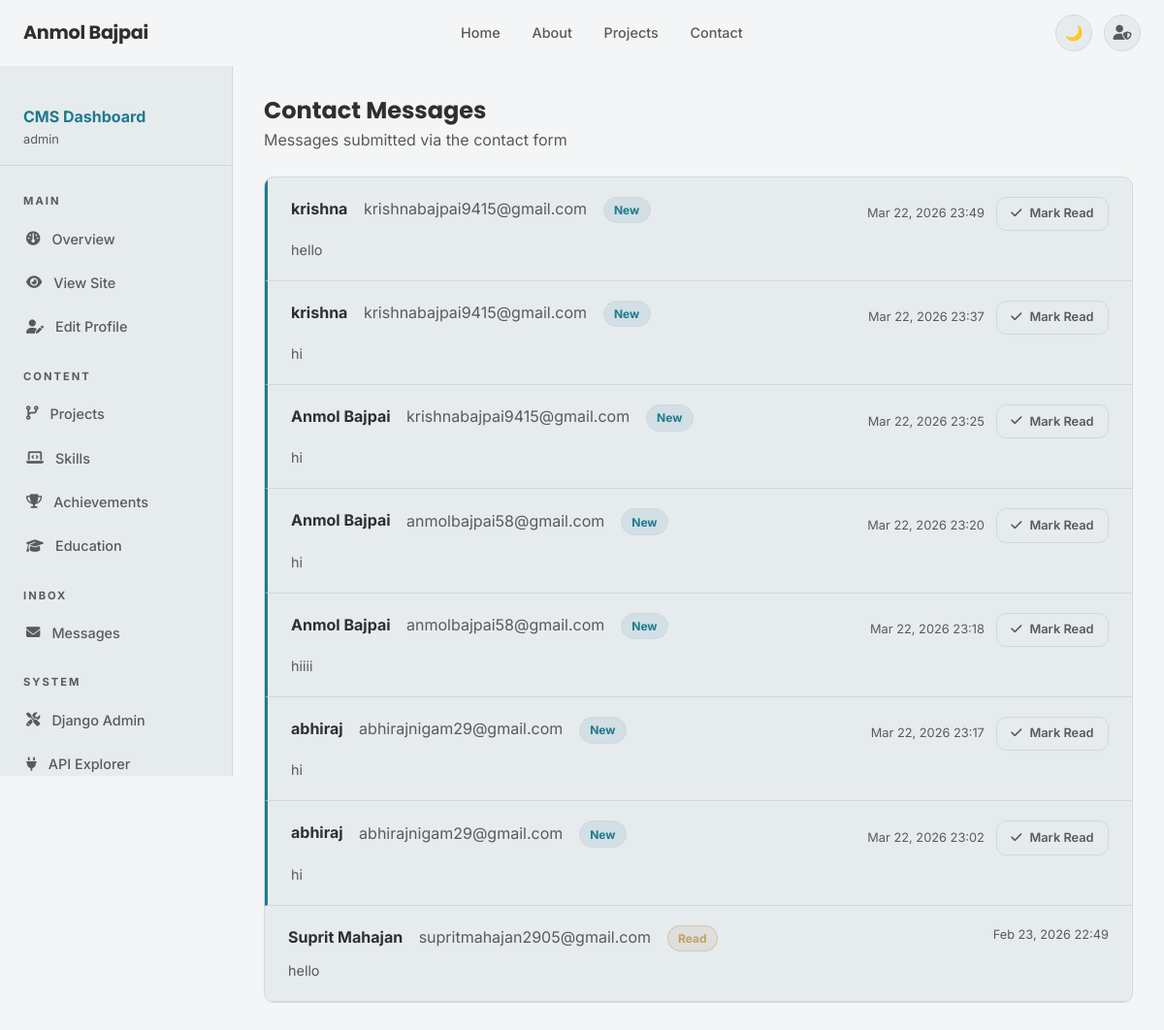
The page /dashboard/messages/ (signed in) on the database its author committed.
### contact_app/models.py (models this page shows, shortened)
class ContactMessage(models.Model):
    name = models.CharField(max_length=100)
    email = models.EmailField()
    message = models.TextField()
    timestamp = models.DateTimeField(auto_now_add=True)
    is_read = models.BooleanField(default=False)
    class Meta:
        ordering = ['-timestamp']

### accounts_app/views.py (the view)
# urls.py: path('dashboard/messages/', views.dashboard_messages_view, name='dashboard_messages'),
@login_required
@user_passes_test(superuser_check)
def dashboard_messages_view(request):
    contact_messages = ContactMessage.objects.all()
    return render(request, 'dashboard/messages_list.html', {'contact_messages': contact_messages})

### accounts_app/views.py (called while the page is built)
def superuser_check(user):
    return user.is_superuser

### portfolio_site/context_processors.py (called while the page is built)
def portfolio_profile(request):
    try:
        profile = Profile.objects.first()
    except Exception:
        profile = None
    return {'profile': profile}

### templates/dashboard/messages_list.html (shortened to what this page needs)
{% extends "base.html" %}
{% block content %}
<div class="dashboard-layout">
    <aside class="sidebar">{% include "dashboard/sidebar_nav.html" %}</aside>
    <main class="dashboard-main">
        <div style="margin-bottom:1.5rem;">
            <h1 style="font-size:1.5rem;margin-bottom:0.2rem;">Contact Messages</h1>
            <p class="text-muted">Messages submitted via the contact form</p>
        </div>
        {% if contact_messages %}
        <div
            style="background:var(--surface);border:1px solid var(--border);border-radius:var(--radius-md);overflow:hidden;">
            {% for msg in contact_messages %}
            <div
                style="padding:1.25rem 1.5rem;border-bottom:1px solid var(--border);{% if not msg.is_read %}border-left:3px solid var(--accent);{% endif %}">
                <div style="display:flex;justify-content:space-between;align-items:flex-start;margin-bottom:0.5rem;">
                    <div>
                        <strong>{{ msg.name }}</strong>
                        <span class="text-muted" style="margin-left:0.75rem;">{{ msg.email }}</span>
                        {% if not msg.is_read %}
                        <span class="badge badge-blue" style="margin-left:0.75rem;">New</span>
                        {% else %}
                        <span class="badge badge-amber" style="margin-left:0.75rem;">Read</span>
                        {% endif %}
                    </div>
                    <div style="display:flex;align-items:center;gap:0.75rem;">
                        <span class="text-muted" style="font-size:0.8rem;">{{ msg.timestamp|date:"M d, Y H:i" }}</span>
                        {% if not msg.is_read %}
                        <a href="{% url 'mark_message_read' msg.pk %}" class="btn btn-ghost btn-sm">
                            <i class="fa-solid fa-check"></i> Mark Read
                        </a>
                        {% endif %}
                    </div>
                </div>
                <p class="text-muted" style="font-size:0.9rem;line-height:1.6;">{{ msg.message }}</p>
            </div>
            {% endfor %}
        </div>
        {% endif %}
    </main>
</div>
{% endblock %}

### templates/dashboard/sidebar_nav.html (shortened to what this page needs)
{% load static %}
<div style="padding:1rem 1.5rem;border-bottom:1px solid var(--border);margin-bottom:0.5rem;">
    <div style="font-size:1rem;font-weight:700;color:var(--accent);">CMS Dashboard</div>
    <div style="font-size:0.8rem;color:var(--text-dim);">{{ request.user.username }}</div>
</div>
<ul class="sidebar-nav">
    <li class="sidebar-section-label">Main</li>
    <li><a href="{% url 'dashboard' %}"><i class="fa-solid fa-gauge"></i> Overview</a></li>
    <li><a href="{% url 'home' %}" target="_blank"><i class="fa-solid fa-eye"></i> View Site</a></li>
    <li><a href="{% url 'profile_edit' %}"><i class="fa-solid fa-user-pen"></i> Edit Profile</a></li>
    <li class="sidebar-section-label">Content</li>
    <li><a href="{% url 'dashboard_projects' %}"><i class="fa-solid fa-code-branch"></i> Projects</a></li>
    <li><a href="{% url 'dashboard_skills' %}"><i class="fa-solid fa-laptop-code"></i> Skills</a></li>
    <li><a href="{% url 'dashboard_achievements' %}"><i class="fa-solid fa-trophy"></i> Achievements</a></li>
    <li><a href="{% url 'dashboard_educations' %}"><i class="fa-solid fa-graduation-cap"></i> Education</a></li>
    <li class="sidebar-section-label">Inbox</li>
    <li><a href="{% url 'dashboard_messages' %}"><i class="fa-solid fa-envelope"></i> Messages</a></li>
    <li class="sidebar-section-label">System</li>
    <li><a href="/admin/"><i class="fa-solid fa-screwdriver-wrench"></i> Django Admin</a></li>
    <li><a href="/api/projects/"><i class="fa-solid fa-plug"></i> API Explorer</a></li>
</ul>

### static/css/style.css (style rules this page uses)
:root { --bg: #F3F5F6; --bg-secondary: #FFFFFF; --surface: #E6EBEE; --surface-2: #E6EBEE; --border: #D1D9DE; --text: #2F2F2F; --text-muted: #5A5A5A; --text-dim: #5A5A5A; --accent: #1F7A8C; --accent-hover: #16697A; --accent-tint: rgba(31, 122, 140, 0.10); --green: #8BAE8E; --amber: #C4A06A; --red: #D48080; --shadow-sm: 0 1px 4px rgba(0, 0, 0, 0.05); --shadow-md: 0 4px 16px rgba(0, 0, 0, 0.05); --shadow-lg: 0 8px 28px rgba(0, 0, 0, 0.05); --card-shadow: 0 4px 20px rgba(0, 0, 0, 0.05); --radius-sm: 6px; --radius-md: 10px; --radius-lg: 16px; --radius-xl: 18px; --radius-full: 9999px; --nav-height: 68px; --transition: 0.3s ease; }
*, *::before, *::after { box-sizing: border-box; margin: 0; padding: 0; }
html { scroll-behavior: smooth; font-size: 16px; }
body { font-family: 'Inter', system-ui, sans-serif; background: var(--bg); color: var(--text); line-height: 1.6; transition: background var(--transition), color var(--transition); min-height: 100vh; }
h1, h2, h3, h4, h5, h6 { font-family: 'Poppins', sans-serif; font-weight: 700; line-height: 1.2; color: var(--text); }
a { color: var(--accent); text-decoration: none; transition: color var(--transition); }
.text-muted { color: var(--text-muted); }
.btn { display: inline-flex; align-items: center; gap: 0.5rem; padding: 0.65rem 1.5rem; border-radius: var(--radius-md); font-weight: 600; font-size: 0.9rem; cursor: pointer; transition: all var(--transition); border: none; text-decoration: none; }
.btn-ghost { background: var(--surface); color: var(--text-muted); border: 1px solid var(--border); }
.btn-sm { padding: 0.4rem 0.9rem; font-size: 0.8rem; }
.dashboard-layout { display: flex; min-height: 100vh; padding-top: var(--nav-height); }
.sidebar { width: 240px; flex-shrink: 0; background: var(--surface); border-right: 1px solid var(--border); padding: 1.5rem 0; position: sticky; top: var(--nav-height); height: calc(100vh - var(--nav-height)); overflow-y: auto; }
.sidebar-nav { list-style: none; }
.sidebar-nav li a { display: flex; align-items: center; gap: 0.75rem; padding: 0.7rem 1.5rem; color: var(--text-muted); font-size: 0.9rem; font-weight: 500; transition: all var(--transition); border-left: 3px solid transparent; }
.sidebar-section-label { font-size: 0.7rem; font-weight: 700; letter-spacing: 2px; text-transform: uppercase; color: var(--text-dim); padding: 1.25rem 1.5rem 0.4rem; }
.dashboard-main { flex: 1; padding: 2rem; overflow-x: hidden; }
.badge { display: inline-block; padding: 0.2rem 0.65rem; border-radius: var(--radius-full); font-size: 0.75rem; font-weight: 700; }
.badge-amber { background: rgba(160, 131, 74, 0.12); color: var(--amber); border: 1px solid rgba(160, 131, 74, 0.25); }
.badge-blue { background: var(--accent-tint); color: var(--accent); border: 1px solid var(--border); }

### rows shown on the page
ContactMessage: name "krishna", email "krishnabajpai9415@gmail.com", is_read "New", timestamp "Mar 22, 2026 23:49", message "hello"
ContactMessage: name "krishna", email "krishnabajpai9415@gmail.com", is_read "New", timestamp "Mar 22, 2026 23:37", message "hi"
ContactMessage: name "Anmol Bajpai", email "krishnabajpai9415@gmail.com", is_read "New", timestamp "Mar 22, 2026 23:25", message "hi"
ContactMessage: name "Anmol Bajpai", email "anmolbajpai58@gmail.com", is_read "New", timestamp "Mar 22, 2026 23:20", message "hi"
ContactMessage: name "Anmol Bajpai", email "anmolbajpai58@gmail.com", is_read "New", timestamp "Mar 22, 2026 23:18", message "hiiii"
ContactMessage: name "abhiraj", email "abhirajnigam29@gmail.com", is_read "New", timestamp "Mar 22, 2026 23:17", message "hi"
ContactMessage: name "abhiraj", email "abhirajnigam29@gmail.com", is_read "New", timestamp "Mar 22, 2026 23:02", message "hi"
ContactMessage: name "Suprit Mahajan", email "supritmahajan2905@gmail.com", is_read "Read", timestamp "Feb 23, 2026 22:49", message "hello"

### other values the page prints
{{ request.user.username }} "admin"
